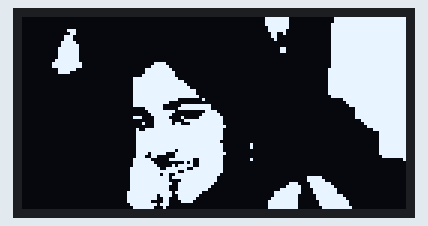
A sketch run on a simulated Arduino Uno, built with avr-gcc and run on an emulated ATmega328P. Parts: 128×64 one-colour display.

Above: at 0.1 s.

The sketch:

oled_image.ino
```cpp
#include <Wire.h>
#include <Adafruit_GFX.h>
#include <Adafruit_SSD1306.h>

#define SCREEN_WIDTH 128
#define SCREEN_HEIGHT 64
#define OLED_RESET    -1

Adafruit_SSD1306 display(SCREEN_WIDTH, SCREEN_HEIGHT, &Wire, OLED_RESET);

// 16x16 binary image (example: a heart shape)
const uint8_t myBitmap[] PROGMEM = {
// 'final-image (1)', 128x64px
0x00, 0x00, 0x00, 0x00, 0x00, 0x00, 0x00, 0x00, 0x00, 0x00, 0x7f, 0x80, 0x00, 0xff, 0xff, 0xff,
0x00, 0x00, 0x00, 0x00, 0x00, 0x00, 0x00, 0x00, 0x00, 0x00, 0x7f, 0x80, 0x00, 0xff, 0xff, 0xff,
0x00, 0x00, 0x00, 0x00, 0x00, 0x00, 0x00, 0x00, 0x00, 0x00, 0x7f, 0x80, 0x01, 0xff, 0xff, 0xff,
0x00, 0x00, 0x00, 0x00, 0x00, 0x00, 0x00, 0x00, 0x00, 0x00, 0x3f, 0x80, 0x01, 0xff, 0xff, 0xff,
0x00, 0x01, 0xc0, 0x00, 0x00, 0x00, 0x00, 0x00, 0x00, 0x00, 0x3f, 0x00, 0x01, 0xff, 0xff, 0xff,
0x00, 0x00, 0xc0, 0x00, 0x00, 0x00, 0x00, 0x00, 0x00, 0x00, 0x19, 0x00, 0x01, 0xff, 0xff, 0xff,
0x00, 0x03, 0x80, 0x00, 0x00, 0x00, 0x00, 0x00, 0x00, 0x00, 0x18, 0x00, 0x01, 0xff, 0xff, 0xff,
0x00, 0x03, 0x80, 0x00, 0x00, 0x00, 0x00, 0x00, 0x00, 0x00, 0x08, 0x00, 0x01, 0xff, 0xff, 0xff,
0x00, 0x07, 0xc0, 0x00, 0x00, 0x00, 0x00, 0x00, 0x00, 0x00, 0x00, 0x00, 0x01, 0xff, 0xff, 0xff,
0x00, 0x07, 0xe0, 0x00, 0x00, 0x00, 0x00, 0x00, 0x00, 0x00, 0x00, 0x00, 0x01, 0xff, 0xff, 0xff,
0x00, 0x0f, 0xe0, 0x00, 0x00, 0x00, 0x00, 0x00, 0x00, 0x00, 0x03, 0x00, 0x01, 0xff, 0xff, 0xff,
0x00, 0x0f, 0xe0, 0x00, 0x00, 0x00, 0x00, 0x00, 0x00, 0x00, 0x03, 0x00, 0x01, 0xff, 0xff, 0xff,
0x00, 0x0f, 0xe0, 0x00, 0x00, 0x00, 0x00, 0x00, 0x00, 0x00, 0x00, 0x00, 0x01, 0xff, 0xff, 0xff,
0x00, 0x0f, 0xe0, 0x00, 0x00, 0x00, 0x00, 0x00, 0x00, 0x00, 0x00, 0x00, 0x01, 0xff, 0xff, 0xff,
0x00, 0x1f, 0xe0, 0x00, 0x00, 0x00, 0x00, 0x00, 0x00, 0x00, 0x00, 0x00, 0x01, 0xff, 0xff, 0xff,
0x00, 0x3f, 0xf0, 0x00, 0x00, 0x0f, 0x00, 0x00, 0x00, 0x00, 0x00, 0x00, 0x01, 0xff, 0xff, 0xff,
0x00, 0x3f, 0xf0, 0x00, 0x00, 0x1f, 0x80, 0x00, 0x00, 0x00, 0x00, 0x00, 0x01, 0xff, 0xff, 0xff,
0x00, 0x0f, 0xc0, 0x00, 0x00, 0x7f, 0xc0, 0x00, 0x00, 0x00, 0x00, 0x00, 0x03, 0xff, 0xff, 0xff,
0x00, 0x0f, 0x00, 0x00, 0x00, 0x7f, 0xe0, 0x00, 0x00, 0x00, 0x00, 0x00, 0x03, 0xff, 0xff, 0xff,
0x00, 0x00, 0x00, 0x00, 0x00, 0xff, 0xe0, 0x00, 0x00, 0x00, 0x00, 0x00, 0x03, 0xff, 0xff, 0xff,
0x00, 0x00, 0x00, 0x00, 0x07, 0xff, 0xf0, 0x00, 0x00, 0x00, 0x00, 0x00, 0x03, 0xff, 0xff, 0xff,
0x00, 0x00, 0x00, 0x00, 0x07, 0xff, 0xfc, 0x00, 0x00, 0x00, 0x00, 0x00, 0x03, 0xff, 0xff, 0xff,
0x00, 0x00, 0x00, 0x00, 0x07, 0xff, 0xfe, 0x00, 0x00, 0x00, 0x00, 0x00, 0x03, 0xff, 0xff, 0xff,
0x00, 0x00, 0x00, 0x00, 0x07, 0xff, 0xff, 0x00, 0x00, 0x00, 0x00, 0x00, 0x03, 0xff, 0xff, 0xff,
0x00, 0x00, 0x00, 0x00, 0x07, 0xff, 0xff, 0xc0, 0x00, 0x00, 0x00, 0x00, 0x03, 0xff, 0xff, 0xff,
0x00, 0x00, 0x00, 0x00, 0x07, 0xff, 0xff, 0xc0, 0x00, 0x00, 0x00, 0x00, 0x03, 0xff, 0xff, 0xff,
0x00, 0x00, 0x00, 0x00, 0x07, 0xff, 0xff, 0xe0, 0x00, 0x00, 0x00, 0x00, 0x01, 0xff, 0xff, 0xff,
0x00, 0x00, 0x00, 0x00, 0x07, 0xff, 0xf0, 0x08, 0x00, 0x00, 0x00, 0x00, 0x00, 0x1f, 0xff, 0xff,
0x00, 0x00, 0x00, 0x00, 0x07, 0xff, 0x80, 0x00, 0x00, 0x00, 0x00, 0x00, 0x00, 0x0f, 0xff, 0xff,
0x00, 0x00, 0x00, 0x00, 0x07, 0xfe, 0x07, 0xfe, 0x00, 0x00, 0x00, 0x00, 0x00, 0x07, 0xff, 0xff,
0x00, 0x00, 0x00, 0x00, 0x00, 0x7e, 0x0f, 0xfe, 0x00, 0x00, 0x00, 0x00, 0x00, 0x01, 0xff, 0xff,
0x00, 0x00, 0x00, 0x00, 0x00, 0x3f, 0xe0, 0x07, 0x80, 0x00, 0x00, 0x00, 0x00, 0x01, 0xff, 0xff,
0x00, 0x00, 0x00, 0x00, 0x00, 0x1f, 0xc0, 0x0f, 0xc0, 0x00, 0x00, 0x00, 0x00, 0x01, 0xff, 0xff,
0x00, 0x00, 0x00, 0x00, 0x07, 0x0f, 0x84, 0x1f, 0xe0, 0x00, 0x00, 0x00, 0x00, 0x01, 0xff, 0xff,
0x00, 0x00, 0x00, 0x00, 0x00, 0x0f, 0xc3, 0xff, 0xe0, 0x00, 0x00, 0x00, 0x00, 0x00, 0x7f, 0xff,
0x00, 0x00, 0x00, 0x00, 0x00, 0x8f, 0xd8, 0xff, 0xe0, 0x00, 0x00, 0x00, 0x00, 0x00, 0x3f, 0xff,
0x00, 0x00, 0x00, 0x00, 0x00, 0x0f, 0xff, 0xff, 0xf0, 0x00, 0x00, 0x00, 0x00, 0x00, 0x1f, 0xff,
0x00, 0x00, 0x00, 0x00, 0x02, 0x7f, 0xff, 0xff, 0xe0, 0x00, 0x00, 0x00, 0x00, 0x00, 0x07, 0xff,
0x00, 0x00, 0x00, 0x00, 0x03, 0xff, 0xff, 0xff, 0xe0, 0x00, 0x00, 0x00, 0x00, 0x00, 0x01, 0xff,
0x00, 0x00, 0x00, 0x00, 0x03, 0xff, 0xff, 0xff, 0xe0, 0x00, 0x00, 0x00, 0x00, 0x00, 0x01, 0xff,
0x00, 0x00, 0x00, 0x00, 0x03, 0xff, 0xff, 0xff, 0xe0, 0x00, 0x00, 0x00, 0x00, 0x00, 0x01, 0xff,
0x00, 0x00, 0x00, 0x00, 0x03, 0xff, 0xff, 0xff, 0xc0, 0x00, 0x00, 0x00, 0x00, 0x00, 0x01, 0xff,
0x00, 0x00, 0x00, 0x00, 0x03, 0xff, 0xff, 0xff, 0xe0, 0x08, 0x00, 0x00, 0x00, 0x00, 0x01, 0xff,
0x00, 0x00, 0x00, 0x00, 0x03, 0xff, 0xff, 0xff, 0xe0, 0x08, 0x00, 0x00, 0x00, 0x00, 0x01, 0xff,
0x00, 0x00, 0x00, 0x00, 0x03, 0xff, 0xef, 0xff, 0xe0, 0x00, 0x00, 0x00, 0x00, 0x00, 0x01, 0xff,
0x00, 0x00, 0x00, 0x00, 0x03, 0xdf, 0x1f, 0xff, 0xf0, 0x00, 0x00, 0x00, 0x00, 0x00, 0x01, 0xff,
0x00, 0x00, 0x00, 0x00, 0x03, 0x98, 0x1f, 0xff, 0xe0, 0x00, 0x00, 0x00, 0x00, 0x00, 0x00, 0xff,
0x00, 0x00, 0x00, 0x00, 0x07, 0xe0, 0x7f, 0x9f, 0xe0, 0x08, 0x00, 0x00, 0x00, 0x00, 0x00, 0x01,
0x00, 0x00, 0x00, 0x00, 0x07, 0xf0, 0x02, 0x9f, 0xe0, 0x00, 0x00, 0x00, 0x00, 0x00, 0x00, 0x00,
0x00, 0x00, 0x00, 0x00, 0x07, 0xf8, 0x2f, 0x9f, 0xe0, 0x00, 0x00, 0x00, 0x00, 0x00, 0x00, 0x00,
0x00, 0x00, 0x00, 0x00, 0x0f, 0xfc, 0xfe, 0x7f, 0xe0, 0x00, 0x00, 0x00, 0x00, 0x00, 0x00, 0x00,
0x00, 0x00, 0x00, 0x00, 0x0f, 0xff, 0xf3, 0xff, 0xe0, 0x00, 0x00, 0x00, 0x00, 0x00, 0x00, 0x00,
0x00, 0x00, 0x00, 0x00, 0x0f, 0xfd, 0x9f, 0xff, 0xc0, 0x00, 0x00, 0x00, 0x00, 0x00, 0x00, 0x00,
0x00, 0x00, 0x00, 0x00, 0x0f, 0xff, 0xbf, 0xff, 0x80, 0x00, 0x00, 0x01, 0xf0, 0x00, 0x00, 0x00,
0x00, 0x00, 0x00, 0x00, 0x0f, 0xff, 0x87, 0xff, 0x80, 0x00, 0x00, 0x01, 0xf8, 0x00, 0x00, 0x00,
0x00, 0x00, 0x00, 0x00, 0x0f, 0xff, 0xcf, 0xff, 0x00, 0x00, 0x00, 0x70, 0xfe, 0x00, 0x00, 0x00,
0x00, 0x00, 0x00, 0x00, 0x0f, 0xff, 0x8f, 0xfe, 0x00, 0x00, 0x00, 0xf8, 0xff, 0x00, 0x00, 0x00,
0x00, 0x00, 0x00, 0x00, 0x0f, 0xff, 0x8f, 0xfc, 0x00, 0x00, 0x03, 0xf8, 0x7f, 0x80, 0x00, 0x00,
0x00, 0x00, 0x00, 0x00, 0x1f, 0xff, 0xdf, 0xf0, 0x00, 0x00, 0x0f, 0xf8, 0x7f, 0x80, 0x00, 0x00,
0x00, 0x00, 0x00, 0x00, 0x1f, 0xfb, 0xcf, 0xe0, 0x00, 0x00, 0x0f, 0xf0, 0x3f, 0xe0, 0x00, 0x00,
0x00, 0x00, 0x00, 0x00, 0x1f, 0xf9, 0x8f, 0xc0, 0x00, 0x00, 0x1f, 0xf0, 0x3f, 0xf0, 0x00, 0x00,
0x00, 0x00, 0x00, 0x00, 0x1f, 0xe1, 0x87, 0x80, 0x00, 0x00, 0x3f, 0xf0, 0x1f, 0xf8, 0x00, 0x00,
0x00, 0x00, 0x00, 0x00, 0x0f, 0xfb, 0x80, 0x00, 0x00, 0x00, 0x3f, 0xf0, 0x1f, 0xf8, 0x00, 0x00,
0x00, 0x00, 0x00, 0x00, 0x07, 0xf1, 0x00, 0x00, 0x00, 0x00, 0x3f, 0xf0, 0x0f, 0xfc, 0x00, 0x00
};
// Array of all bitmaps for convenience. (Total bytes used to store images in PROGMEM = 1040)


void setup() {
  Serial.begin(9600);
  if (!display.begin(SSD1306_SWITCHCAPVCC, 0x3C)) {
    Serial.println(F("SSD1306 allocation failed"));
    for (;;);
  }

  display.clearDisplay();

  // Draw bitmap at (x, y), width = 16, height = 16
  display.drawBitmap(0, 0, myBitmap, 128 , 64, WHITE);

  display.display();
}

void loop() {
  // Nothing here
}
```
